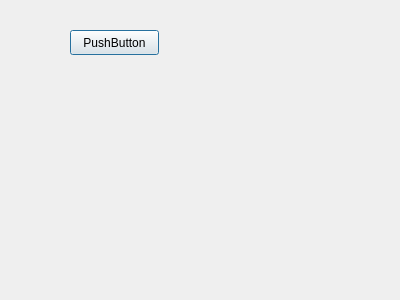
<?xml version="1.0" encoding="UTF-8"?>
<ui version="4.0">
 <class>Nfd_Manegement</class>
 <widget class="QDialog" name="Nfd_Manegement">
  <property name="geometry">
   <rect>
    <x>0</x>
    <y>0</y>
    <width>400</width>
    <height>300</height>
   </rect>
  </property>
  <property name="windowTitle">
   <string>Dialog</string>
  </property>
  <widget class="QPushButton" name="pushButton">
   <property name="geometry">
    <rect>
     <x>70</x>
     <y>30</y>
     <width>89</width>
     <height>25</height>
    </rect>
   </property>
   <property name="text">
    <string>PushButton</string>
   </property>
  </widget>
 </widget>
 <resources/>
 <connections/>
</ui>
